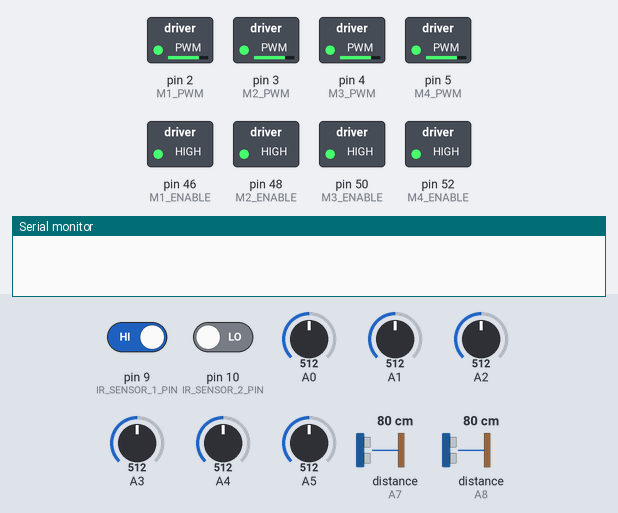
A sketch run on a simulated Arduino Mega 2560, built with avr-gcc and run on an emulated ATmega2560. Parts: switched loads named in the sketch (green lamp = pin HIGH), the last lines printed to the serial monitor. Wiring (inferred from the names in the program): ultrasonic range finder: trigger pin 12; echo A7. Dashed ring = blinking. Inputs (shaded band) come from the test bench; at power-on: pin 10 (IR_SENSOR_2_PIN) LOW, distance to the obstacle (sensors on A8, A7) 80 cm, pin 9 (IR_SENSOR_1_PIN) HIGH, A0 = 512, A1 = 512, A2 = 512, A3 = 512, A4 = 512, A5 = 512. The echo pulse lasts 58.3 µs per cm; random numbers use the default seed unless the sketch sets one; pins used as bus, display or sensor lines are not drawn.

Above: at 1.2 s.
1.3 s: pin 10 (IR_SENSOR_2_PIN) driven HIGH
At 2.6 s:
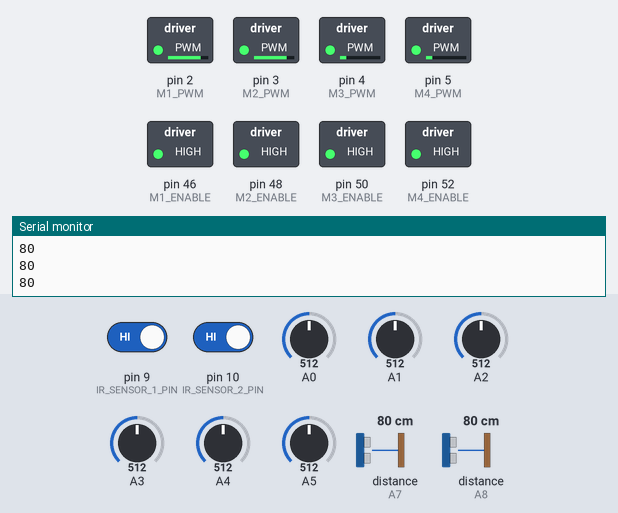
3.7 s: distance to the obstacle (sensor on A8) set to 12 cm
6.1 s: distance to the obstacle (sensor on A8) set to 9 cm
At 7.8 s:
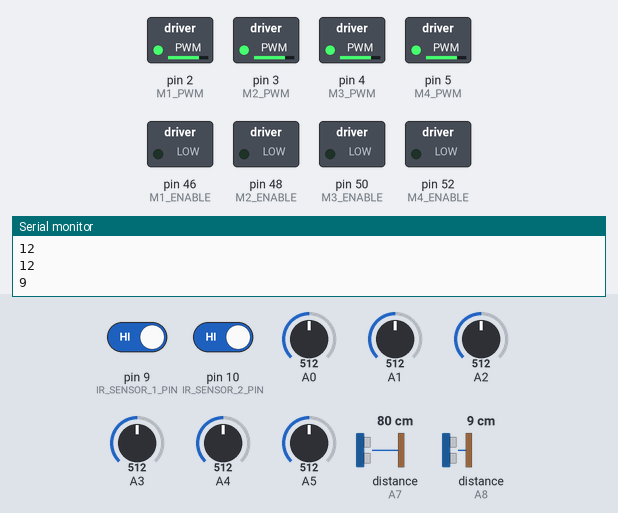
At 8.6 s:
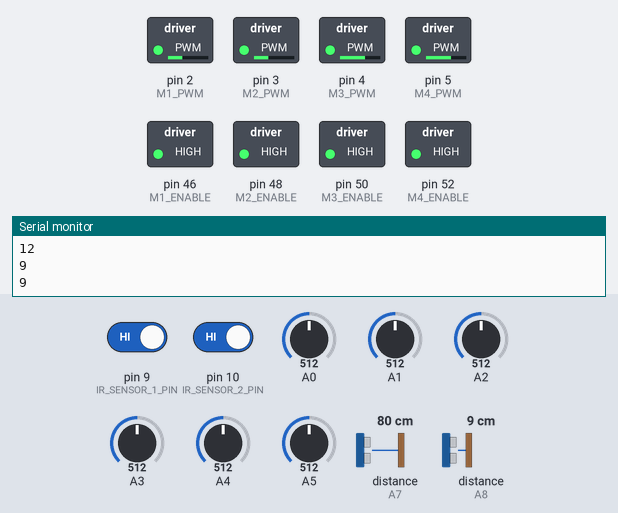
10.2 s: distance to the obstacle (sensor on A7) set to 2 cm
13.7 s: distance to the obstacle (sensor on A7) set to 18 cm
Timing chart, 0 to 18.2 s (numbered marks = the images above; inputs shaded):
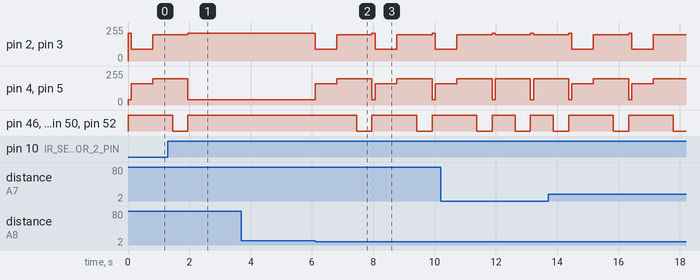

The sketch:

Line_follower_schematic_analog.ino
```cpp
#include "MotorControl.h"
#include "IRSensor.h"
#include "LineDetection.h"
#include <stdio.h>
#include <stdlib.h>
#include <time.h>
#include "UltrasonicSensor.h"

#define TEST 0

void setup() {
  Serial.begin(115200);
  while (!Serial);  // Wait for Serial to connect
  setupMotors();    //MAIN SETUP IN OVERALL PROJECT

  pinMode(IR_SENSOR_1_PIN, INPUT); // Set pin 9 as input for Sensor 1
  pinMode(IR_SENSOR_2_PIN, INPUT); // Set pin 10 as input for Sensor 2
  randomSeed(analogRead(0));
  setupUltrasonicSensor();
}

void loop() { //MAIN LOOP IN OVERALL PROJECT
  // unit_test_motor();
  // delay(2000);


  //DETECING LINE - POLLING THROUGH LINE FOLLOWER SENSOR
  int test = TEST;
  go_straight(100);
  if (detect_line(test)) {
    go_back(1000);       // Move backward for 1000ms
    turn_right_level(random(2, 5)); // Complete a turn between 90 and 180 degrees
  }

  //DETECTING OBSTACLES - POLLING THROUGH IR SENSOR
  if(detect_IR_1() || detect_IR_2() || measurePulse2() <= 10){
    if(measurePulse1() <= 10 ){
      turn_right_level(1);
      //Serial.println("obstacle detected ultrasonic");
    }else{
      go_back(700);
      turn_right_level(1);
    }
  }

  //DETECTING OBSTACLES - POLLING THROUGH IR SENSOR


}
```

IRSensor.cpp
```cpp
// IRSensor.cpp
#include "IRSensor.h"
#include <Arduino.h>

// Function to detect object for IR sensor 1, return 1 if detected, 0 if not detected
bool detect_IR_1() {
  bool sensor1State = digitalRead(IR_SENSOR_1_PIN);
  //Serial.println("IR sensor 1:");
  //Serial.println(!sensor1State);
  return !sensor1State;  // Return true if an object is detected
}

// Function to detect object for IR sensor 2, return 1 if detected, 0 if not detected
bool detect_IR_2() {
  bool sensor2State = digitalRead(IR_SENSOR_2_PIN);
  //Serial.println("IR sensor 2:");
  //Serial.println(!sensor2State);
  return !sensor2State;  // Return true if an object is detected
}
```

IRSensor.h
```cpp
// IRSensor.h
#ifndef IRSENSOR_H
#define IRSENSOR_H

#include <Arduino.h>

// Pin definitions for IR sensors
#define IR_SENSOR_1_PIN 9  // First IR sensor connected to digital pin 9
#define IR_SENSOR_2_PIN 10 // Second IR sensor connected to digital pin 10

// Function prototypes
bool detect_IR_1();
bool detect_IR_2();

#endif // IRSENSOR_H
```

LineDetection.cpp
```cpp
// LineDetection.cpp
#include "LineDetection.h"
#include <Arduino.h>

bool detect_line(int test) {
  int sensorValue1 = analogRead(A0);
  int sensorValue2 = analogRead(A1);
  int sensorValue3 = analogRead(A2);
  int sensorValue4 = analogRead(A3);
  int sensorValue5 = analogRead(A4);
  int sensorValue6 = analogRead(A5);

  if (test == 1) {
    Serial.print("Sensor Values: ");
    Serial.print(sensorValue1); Serial.print(" ");
    Serial.print(sensorValue2); Serial.print(" ");
    Serial.print(sensorValue3); Serial.print(" ");
    Serial.print(sensorValue4); Serial.print(" ");
    Serial.print(sensorValue5); Serial.print(" ");
    Serial.println(sensorValue6);
  }

  return (sensorValue1 >= THRESHOLD || sensorValue2 >= THRESHOLD ||
          sensorValue3 >= THRESHOLD || sensorValue4 >= THRESHOLD ||
          sensorValue5 >= THRESHOLD || sensorValue6 >= THRESHOLD);
}

void line_unit_test(){
  detect_line(1);
  Serial.println();
  detect_line(1);
  Serial.println();
  detect_line(1);
  Serial.println();
}
```

LineDetection.h
```cpp
// LineDetection.h
#ifndef LINEDETECTION_H
#define LINEDETECTION_H

#include <Arduino.h>

// Threshold value for line detection
#define THRESHOLD 970

// Function prototype
bool detect_line(int test);

#endif // LINEDETECTION_H
```

MotorControl.cpp
```cpp
#include "MotorControl.h"

// Initializes motor control pins
void setupMotors() {
  pinMode(M1_PWM, OUTPUT);
  pinMode(M2_PWM, OUTPUT);
  pinMode(M3_PWM, OUTPUT);
  pinMode(M4_PWM, OUTPUT);

  pinMode(M1_ENABLE, OUTPUT);
  pinMode(M2_ENABLE, OUTPUT);
  pinMode(M3_ENABLE, OUTPUT);
  pinMode(M4_ENABLE, OUTPUT);
}

// Moves the robot straight for a specified time (milliseconds)
void go_straight(int time) {
  //Serial.println("Going straight");
  analogWrite(M1_PWM, 208);  // Forward
  digitalWrite(M1_ENABLE, HIGH);

  analogWrite(M2_PWM, 208);  // Forward
  digitalWrite(M2_ENABLE, HIGH);

  analogWrite(M3_PWM, 40); // Forward
  digitalWrite(M3_ENABLE, HIGH);

  analogWrite(M4_PWM, 40); // Forward
  digitalWrite(M4_ENABLE, HIGH);

  delay(time);
}

// Moves the robot backward for a specified time (milliseconds)
void go_back(int time) {
  //Serial.println("Going back");
  analogWrite(M1_PWM, 90); // Backward
  digitalWrite(M1_ENABLE, HIGH);

  analogWrite(M2_PWM, 90); // Backward
  digitalWrite(M2_ENABLE, HIGH);

  analogWrite(M3_PWM, 158);  // Backward
  digitalWrite(M3_ENABLE, HIGH);

  analogWrite(M4_PWM, 158);  // Backward
  digitalWrite(M4_ENABLE, HIGH);

  delay(time);
}

// Turns the robot right by 90 degrees
void turn_right() {
  //Serial.println("Going right");
  int pwm_value = 196;
  int time = 650;  // Time to turn 90 degrees
  analogWrite(M1_PWM, pwm_value);
  digitalWrite(M1_ENABLE, HIGH);

  analogWrite(M2_PWM, pwm_value);
  digitalWrite(M2_ENABLE, HIGH);

  analogWrite(M3_PWM, pwm_value);
  digitalWrite(M3_ENABLE, HIGH);

  analogWrite(M4_PWM, pwm_value);
  digitalWrite(M4_ENABLE, HIGH);

  delay(time);
  stop();
  delay(500);
}

// Turns the robot left by 90 degrees
void turn_left() {
  //Serial.println("Going left");
  int pwm_value = 60;
  int time = 650;  // Time to turn 90 degrees
  analogWrite(M1_PWM, pwm_value);
  digitalWrite(M1_ENABLE, HIGH);

  analogWrite(M2_PWM, pwm_value);
  digitalWrite(M2_ENABLE, HIGH);

  analogWrite(M3_PWM, pwm_value);
  digitalWrite(M3_ENABLE, HIGH);

  analogWrite(M4_PWM, pwm_value);
  digitalWrite(M4_ENABLE, HIGH);

  delay(time);
  stop();
  delay(500);
}

// Turns the robot right by a specified number of levels (each level is 45 degrees)
void turn_right_level(int level) {
  for (int i = 0; i < level; i++) {
    turn_right();
  }
}

// Turns the robot left by a specified number of levels (each level is 45 degrees)
void turn_left_level(int level) {
  for (int i = 0; i < level; i++) {
    turn_left();
  }
}

// Stops the robot by disabling motor outputs
void stop() {
  digitalWrite(M1_ENABLE, LOW);
  digitalWrite(M2_ENABLE, LOW);
  digitalWrite(M3_ENABLE, LOW);
  digitalWrite(M4_ENABLE, LOW);
}


void unit_test_motor(){
  go_straight(1000);
  stop();
  delay(500);
  go_back(1000);
  stop();
  delay(500);
  turn_right_level(2);
  delay(500);
  turn_left_level(2);
  delay(500);
}
```

MotorControl.h
```cpp
#ifndef MOTORCONTROL_H
#define MOTORCONTROL_H

#include <Arduino.h>  // Ensure Arduino functions are available

// Motor pin definitions
#define M1_PWM 2
#define M2_PWM 3
#define M3_PWM 4
#define M4_PWM 5

#define M1_ENABLE 46
#define M2_ENABLE 48
#define M3_ENABLE 50
#define M4_ENABLE 52

// Function prototypes
void setupMotors();
void go_straight(int time);
void go_back(int time);
void turn_right();
void turn_left();
void turn_right_level(int level);
void turn_left_level(int level);
void stop();
void unit_test_motor();

#endif
```

UltrasonicSensor.cpp
```cpp
#include "UltrasonicSensor.h"

void setupUltrasonicSensor() {
    pinMode(TRIG_PIN1, OUTPUT);
    pinMode(ECHO_PIN1, INPUT);
    pinMode(TRIG_PIN2, OUTPUT);
    pinMode(ECHO_PIN2, INPUT);
}

long microsecondsToCentimeters(long microseconds) {
  // The speed of sound is 340 m/s or 29 microseconds per centimeter.
  // The ping travels out and back, so to find the distance of the object we
  // take half of the distance travelled.
  return microseconds / 29 / 2;
}

// int getDistanceInCentimeters() {
//     int duration = measurePulse();
//     return microsecondsToCentimeters(duration);
// }

int measurePulse1() {
  long duration, inches, cm;

  digitalWrite(TRIG_PIN1, LOW);
  delayMicroseconds(2);
  digitalWrite(TRIG_PIN1, HIGH);
  delayMicroseconds(10);
  digitalWrite(TRIG_PIN1, LOW);

  // The same pin is used to read the signal from the PING))): a HIGH pulse
  // whose duration is the time (in microseconds) from the sending of the ping
  // to the reception of its echo off of an object.
  duration = pulseIn(ECHO_PIN1, HIGH);

  // convert the time into a distance
  cm = microsecondsToCentimeters(duration);
  return cm;
}

int measurePulse2() {
  long duration, inches, cm;

  digitalWrite(TRIG_PIN2, LOW);
  delayMicroseconds(2);
  digitalWrite(TRIG_PIN2, HIGH);
  delayMicroseconds(10);
  digitalWrite(TRIG_PIN2, LOW);

  // The same pin is used to read the signal from the PING))): a HIGH pulse
  // whose duration is the time (in microseconds) from the sending of the ping
  // to the reception of its echo off of an object.
  duration = pulseIn(ECHO_PIN2, HIGH);

  // convert the time into a distance
  cm = microsecondsToCentimeters(duration);
  Serial.println(cm);
  return cm;
}
```

UltrasonicSensor.h
```cpp
#ifndef ULTRASONICSENSOR_H
#define ULTRASONICSENSOR_H

#include <Arduino.h>

// Pin definitions
#define TRIG_PIN1 12
#define ECHO_PIN1 A7

#define TRIG_PIN2 7
#define ECHO_PIN2 A8

// Function declarations
void setupUltrasonicSensor();
int getDistanceInCentimeters();
int measurePulse1(); // Declare measurePulse to avoid conflicts
int measurePulse2(); // Declare measurePulse to avoid conflicts

#endif // ULTRASONICSENSOR_H
```

Measured:
- the behaviour switches between 11 and 10 cm on distance to the obstacle (sensor on A8) (found by bisection; images 1 and 2)
- after the input at 6.1 s, pin 2 (M1_PWM), pin 3 (M2_PWM): 208/255 → 90/255 at once, → 196/255 0.70 s later, → 208/255 1.2 s later, → 90/255 0.11 s later, … (7 changes in this stretch)
